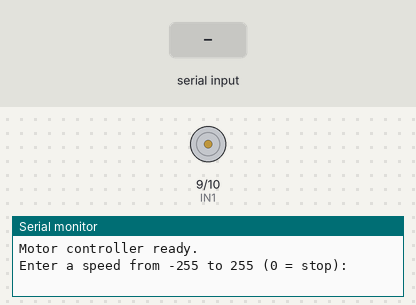
The sketch below on a simulated Arduino Uno, built with avr-gcc and run on an emulated ATmega328P. On the bench: motor-driver pin pairs drawn as motors (green arrow = first pin HIGH = forward, orange = second pin HIGH = backward, longer = more drive), the last lines printed to the serial monitor. The test bench sets the inputs (shaded band).

Above: at 1.2 s.
1.3 s: "90,45\n" received over Serial
At 1.6 s:
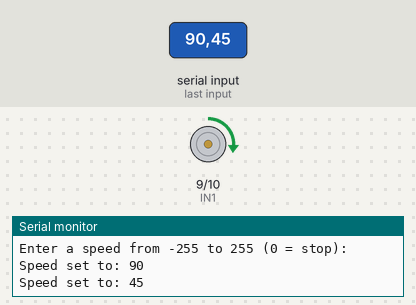
2.8 s: "30,150\n" received over Serial
At 4.0 s:
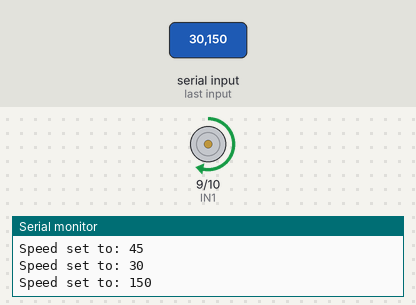
4.3 s: "200\n" received over Serial
At 5.0 s:
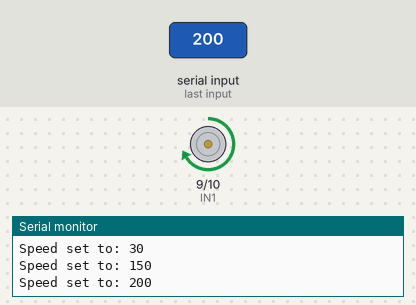
5.8 s: "90\n" received over Serial
At 6.1 s:
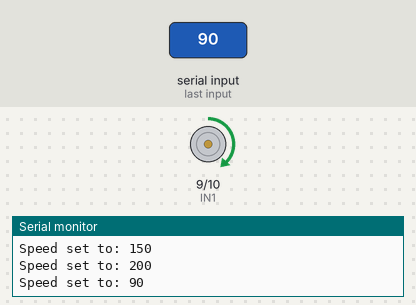
Timing chart, 0 to 8.3 s (numbered marks = the images above; inputs shaded):
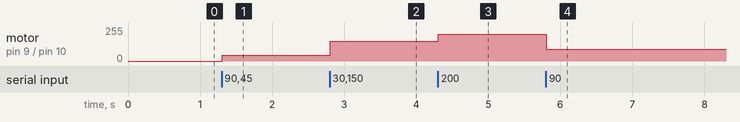

The sketch:

phase1_motor_control.ino
```cpp
/*
  Phase 1 - DC Motor Speed/Direction Control (DRV8871 driver)
  Custom PCB Motor Control & Validation Platform

  Hardware:
    Arduino Uno R3
    DRV8871 motor driver breakout
    Bemonoc 25GA370H 12V DC gear motor (encoder wired but not used yet)
    12V external power supply for the motor

  Wiring:
    Arduino D9  -> DRV8871 IN1
    Arduino D10 -> DRV8871 IN2
    Arduino GND -> DRV8871 GND  (shared ground - required)
    12V supply+ -> DRV8871 VM
    12V supply- -> DRV8871 GND
    Motor Red   -> DRV8871 OUT1
    Motor Black -> DRV8871 OUT2

  Serial usage (open Serial Monitor, 9600 baud, "Newline" line ending):
    Type an integer from -255 to 255 and press Enter.
      Positive = forward, negative = reverse, magnitude = speed (PWM duty).
      0 = stop.

  Example:
    200   -> spin forward at ~78% duty
    -150  -> spin reverse at ~59% duty
    0     -> stop
*/

const int IN1 = 9;
const int IN2 = 10;

void setup() {
  Serial.begin(9600);
  pinMode(IN1, OUTPUT);
  pinMode(IN2, OUTPUT);
  stopMotor();

  Serial.println("Motor controller ready.");
  Serial.println("Enter a speed from -255 to 255 (0 = stop):");
}

void loop() {
  if (Serial.available() > 0) {
    int command = Serial.parseInt();

    // parseInt() also consumes the trailing newline; clear any stray chars
    while (Serial.available() > 0) {
      Serial.read();
    }

    command = constrain(command, -255, 255);
    setMotor(command);

    Serial.print("Speed set to: ");
    Serial.println(command);
  }
}

// speed: -255 (full reverse) to 255 (full forward)
void setMotor(int speed) {
  if (speed > 0) {
    analogWrite(IN1, speed);
    analogWrite(IN2, 0);
  } else if (speed < 0) {
    analogWrite(IN1, 0);
    analogWrite(IN2, -speed);
  } else {
    stopMotor();
  }
}

void stopMotor() {
  analogWrite(IN1, 0);
  analogWrite(IN2, 0);
}
```

Measured:
- after the input at 1.3 s, motor on pin 9 (IN1) / pin 10 (IN2): stopped → forward 45/255 at once
- after the input at 2.8 s, motor on pin 9 (IN1) / pin 10 (IN2): forward 45/255 → forward 150/255 at once
- after the input at 4.3 s, motor on pin 9 (IN1) / pin 10 (IN2): forward 150/255 → forward 200/255 at once
- after the input at 5.8 s, motor on pin 9 (IN1) / pin 10 (IN2): forward 200/255 → forward 90/255 at once
